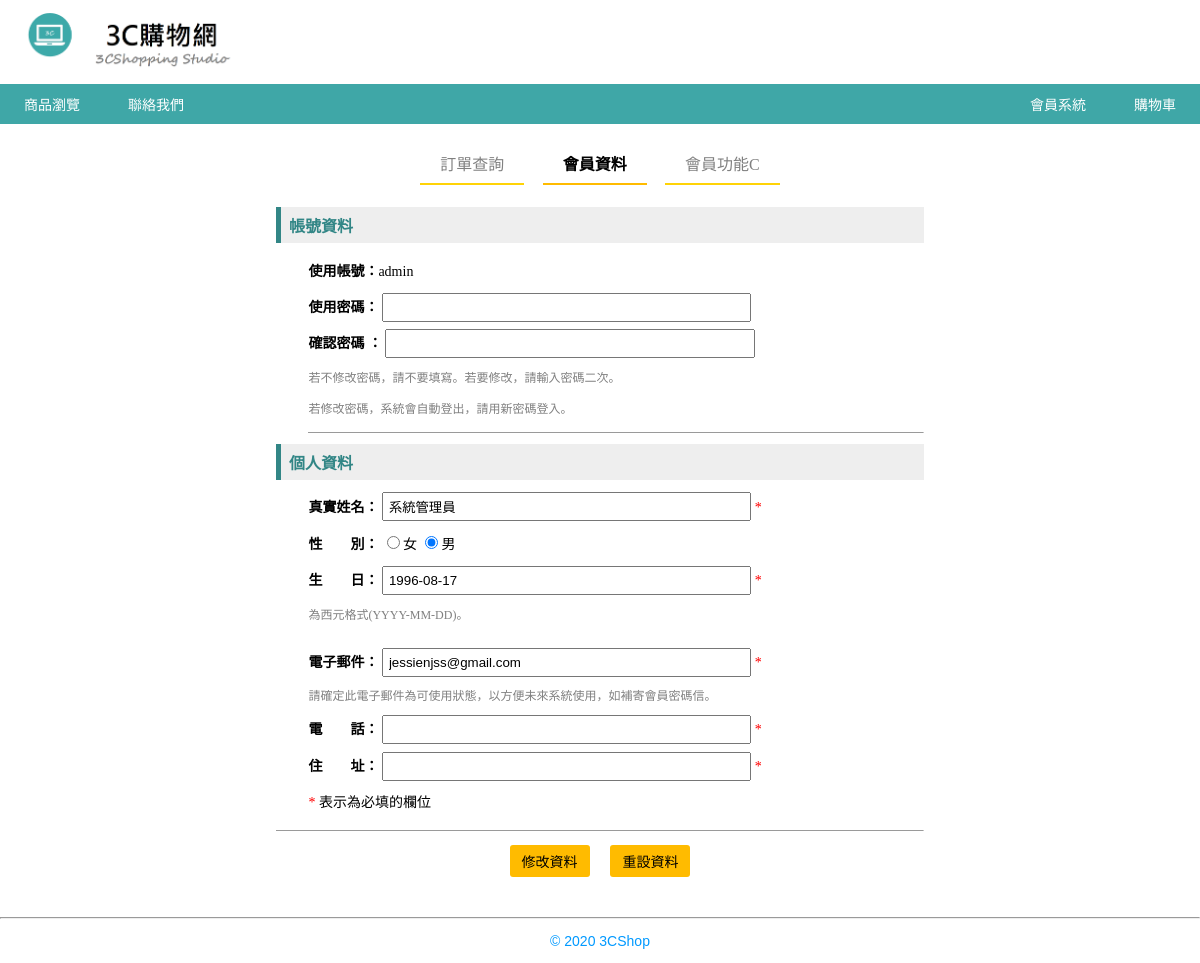
Page /member/member_update.php (signed in) on the committed database.
### tables this page shows
CREATE TABLE `memberdata` (
  `m_id` int(11) NOT NULL,
  `m_name` varchar(20) NOT NULL,
  `m_username` varchar(20) NOT NULL,
  `m_passwd` varchar(100) NOT NULL,
  `m_sex` enum('男','女') NOT NULL,
  `m_birthday` date DEFAULT NULL,
  `m_level` enum('admin','member') NOT NULL DEFAULT 'member',
  `m_email` varchar(100) DEFAULT NULL,
  `m_phone` varchar(100) NOT NULL,
  `m_address` varchar(100) NOT NULL,
  `m_login` int(11) UNSIGNED NOT NULL DEFAULT 0,
  `m_logintime` datetime DEFAULT NULL,
  `m_jointime` datetime NOT NULL
);

### member/member_update.php (the view, shortened to what this page needs)
<?php
require_once("../connMysql.php");
$query_RecMember = "SELECT * FROM memberdata WHERE m_username='{$_SESSION["loginMember"]}'";
$RecMember = $db_link->query($query_RecMember);
$row_RecMember = $RecMember->fetch_assoc();
?>
<html>
<head>
<link href="../css/member_style.css" rel="stylesheet" type="text/css">
<link href="../css/catalogstyle.css" rel="stylesheet" type="text/css" >
</head>
<body>
<nav class="navbar">
</nav>
<div class="box-large">
<div class="catalog">
<ul class="catalogbar">
  <li class="catalog-item "><a href="member_center.php">訂單查詢</a></li>
  <li class="catalog-item catalog-active"><a href="member_update.php">會員資料</a></li>
  <li class="catalog-item"><a href="">會員功能C</a></li>
</ul>
</div>
<div class="content" >
	<form action="" method="POST" name="formJoin" id="formJoin" onSubmit="return checkForm();">
		<h1>帳號資料</h1>
		<div class="dataDiv">
            <label>使用帳號：</label><?php echo $row_RecMember["m_username"];?><br/>
            <label>使用密碼：</label>
            <input name="m_passwd" type="password" class="normalinput" id="m_passwd">
    		<input name="m_passwdo" type="hidden" id="m_passwdo" value="<?php echo $row_RecMember["m_passwd"];?>"><br/>
            <label>確認密碼 ：</label>
            <input name="m_passwdrecheck" type="password" class="normalinput" id="m_passwdrecheck"><br>
            <span class="smalltext">若不修改密碼，請不要填寫。若要修改，請輸入密碼</span><span class="smalltext">二次。<br>若修改密碼，系統會自動登出，請用新密碼登入。</span><br/>
            <hr size="1" />
		</div>
            <h1>個人資料</h1>
		<div class="dataDiv">
           <label>真實姓名：</label>
            <input name="m_name" type="text" class="normalinput" id="m_name" value="<?php echo $row_RecMember["m_name"];?>">
            <span class="notice">*</span><br/>
            <label>性　　別：</label>
            <input name="m_sex" type="radio" value="女" <?php if($row_RecMember["m_sex"]=="女") echo "checked";?>>女
    		<input name="m_sex" type="radio" value="男" <?php if($row_RecMember["m_sex"]=="男") echo "checked";?>>男
            <br/>
            <label>生　　日：</label>
            <input name="m_birthday" type="text" class="normalinput" id="m_birthday" value="<?php echo $row_RecMember["m_birthday"];?>">
            <span class="notice">*</span><br/><span class="smalltext">為西元格式(YYYY-MM-DD)。</span></p>
            <label>電子郵件：</label>
            <input name="m_email" type="text" class="normalinput" id="m_email" value="<?php echo $row_RecMember["m_email"];?>">
            <span class="notice">*</span><br/><span class="smalltext">請確定此電子郵件為可使用狀態，以方便未來系統使用，如補寄會員密碼信。</span><br/>
            <label>電　　話：</label>
            <input name="m_phone" type="text" class="normalinput" id="m_phone" value="<?php echo $row_RecMember["m_phone"];?>"> <span class="notice">*</span><br/>
            <label>住　　址：</label>
            <input name="m_address" type="text" class="normalinput" id="m_address" value="<?php echo $row_RecMember["m_address"];?>" size="40"> <span class="notice">*</span><br/>
            <span class="notice">*</span> 表示為必填的欄位<br/>
          </div>
          <hr size="1" />
          <div class="btnrow">
            <input type="submit" name="Submit2" value="修改資料">&nbsp
            <input type="reset" name="Submit3" value="重設資料">
          </div>
        </form>
</div></div>
<div align="center"  class="trademark">
	<hr/>
	<p>&copy <?php echo date("Y"); ?> 3CShop</p>
</div>
</body>
</html>

### css/member_style.css (style rules this page uses)
body { font-family:微軟正黑體; }
p:not(.heading) { font-size:14px; }
h1 { display:block; padding:6px 8px; background-color: #EEEEEE; color: #328686; font-size:16px; font-weight:bold; border-left:5px solid #328686; }
div.content { width:90%; margin: auto; }
input[type=button], input[type=submit],input[type=reset],.button { background-color: #FFBB00; border: none; border-radius: 3px; color: black; padding: 6px 12px; text-align: center; text-decoration: none; display: inline-flex; justify-content: space-around; font-size: 14px; margin: 1%; cursor: pointer; font-family:微軟正黑體; }
div.box-large { width:60%; margin: auto; padding:1%; }
.smalltext { font-size:12px; color:grey; }
input[type=text] { width:60%; padding:5px 5px; }
input[type=password] { width:60%; padding:5px 5px; }
.dataDiv { margin-left:5%; line-height:2.6; font-size:14px; }
.trademark { text-align:center; }
label { font-weight:bold; }
span.notice { color:red; }
.btnrow { text-align:center; }
.trademark { font-family: Verdana, Arial, Helvetica, sans-serif; font-size: 8pt; color: #0099FF; }

### css/catalogstyle.css (style rules this page uses)
.catalog { margin:0; padding:1% 0 0 0; }
ul.catalogbar { list-style-type: none; margin:0; padding:0; overflow: hidden; margin-bottom:3%; text-align:center; }
li.catalog-item { display: inline-block; border-bottom:2.5px solid #FFD306 ; margin: 0 1% 0 1%; }
li.catalog-active { border-bottom:2.5px solid #FFBB00 ; }
li.catalog-active a { color: black; font-weight:bold; }
.catalog-item a { color: grey; text-decoration: none; display: inline-block; padding: 8px 20px; }

### css/nav_style.css (style rules this page uses)
body { margin:0; }
img { padding:1%; }
.nav ul { list-style-type: none; margin: 0; padding: 0; overflow: hidden; background-color: #3FA7A7 ; }
.nav li { float: left; font-family:微軟正黑體; font-size:14px; }
li a, .dropbtn { display: inline-block; color: white; text-align: center; padding: 10px 24px; text-decoration: none; }
li.dropdown { display: inline-block; }
.nav li a { color:white; }
.right li { float: right; }

### rows in the picture
memberdata: m_username "admin", m_name "系統管理員", m_sex "☑", m_birthday "1996-08-17", m_email "jessienjss@gmail.com"
